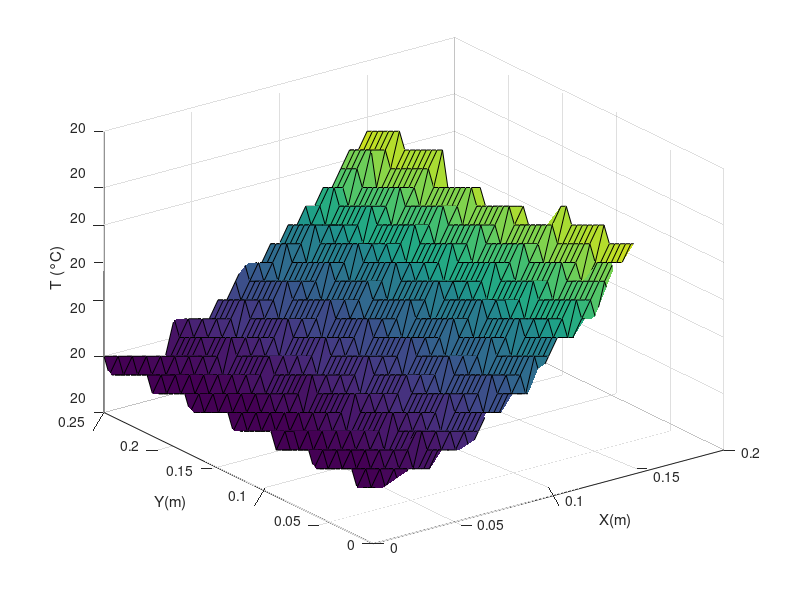

This figure's MATLAB source:
clear all
clear vars
clc

%Dati
Ly=25e-2;
Lx=15e-2;
Lx1=Lx/3;
Lx2=Lx-Lx1;
Ta=20;
ha=20;
Tc=5;
cond=2;

%% Mappa di temperatura in condizioni stazionarie
%Discretizzazione
dx=5e-3;
dy=dx;

x1=(0:dx:Lx1)';
nx1=length(x1);
x2=(0:dx:Lx2)';
nx2=length(x2);

xx=(0:dx:Lx)';
nx=length(xx);
yy=(0:dy:Ly)';
ny=length(yy);

ntot=nx*ny;

[xmat,ymat]=meshgrid(xx,yy);

%Matrice
AA=sparse([],[],[],ntot,ntot,5*ntot);
bb=zeros(ntot,1);

for ii=2:nx-1
    for jj=2:ny-1
        kk=ii+(jj-1)*nx;
        kn=kk-1;
        ks=kk+1;
        ko=kk-nx;
        ke=kk+nx;
        AA(kk,kk)=-2*cond*(1/dx^2+1/dy^2);
        AA(kk,kn)=cond/dx^2;
        AA(kk,ks)=cond/dx^2;
        AA(kk,ko)=cond/dy^2;
        AA(kk,ke)=cond/dy^2;
    end
end

%Bordi
%Nord condizione di neumann adiabatica
% kk=1:nx:ntot;
% AA(kk,:)=0;
ii=1;
for jj=2:ny-1
    kk=ii+(jj-1)*nx;
    kn=kk-1;
    ks=kk+1;
    ko=kk-nx;
    ke=kk+nx;
    AA(kk,kk)=-2*cond*(1/dx^2+1/dy^2);
    AA(kk,ks)=2*cond/dx^2;
    AA(kk,ke)=cond/dy^2;
    AA(kk,ko)=cond/dy^2;
    bb(kk)=0;
end

%Sud condizione di Robin
ii=nx;
for jj=2:ny-1
    kk=ii+(jj-1)*nx;
    kn=kk-1;
    ks=kk+1;
    ko=kk-nx;
    ke=kk+nx;
    AA(kk,kk)=-2*cond*(1/dx^2+1/dy^2)-ha/dx;
    AA(kk,kn)=2*cond/dx^2;
    AA(kk,ko)=cond/dy^2;
    AA(kk,ke)=cond/dy^2;
    bb(kk)=-ha/dx*Ta;
end

%Ovest Neumann adiabatico
jj=1;
for ii=2:nx-1
    kk=ii+(jj-1)*nx;
    kn=kk-1;
    ks=kk+1;
    ko=kk-nx;
    ke=kk+nx;
    AA(kk,kk)=-2*cond*(1/dx^2+1/dy^2);
    AA(kk,ks)=cond/dx^2;
    AA(kk,kn)=cond/dx^2;
    AA(kk,ke)=2*cond/dy^2;
    bb(kk)=0;
end

%Est divisa tra adiabatica e temperatura imposta
jj=ny;
for ii=2:nx1-1
    kk=ii+(jj-1)*nx;
    kn=kk-1;
    ks=kk+1;
    ko=kk-nx;
    ke=kk+nx;
    AA(kk,kk)=-2*cond*(1/dx^2+1/dy^2);
    AA(kk,kn)=cond/dx^2;
    AA(kk,ks)=cond/dx^2;
    AA(kk,ko)=2*cond/dy^2;
    bb(kk)=0;
end
for ii=nx1:nx2
    kk=ii+(jj-1)*nx;
    AA(kk,kk)=1;
    bb(kk)=Tc;
end
for ii=nx2+1:nx-1
    kk=ii+(jj-1)*nx;
    kn=kk-1;
    ks=kk+1;
    ko=kk-nx;
    ke=kk+nx;
    AA(kk,kk)=-2*cond*(1/dx^2+1/dy^2);
    AA(kk,kn)=cond/dx^2;
    AA(kk,ks)=cond/dx^2;
    AA(kk,ko)=2*cond/dy^2;
    bb(kk)=0;
end

%Nodi
kk=nx;
AA(kk,:)=0;
AA(kk,kk)=-cond*(1/dx^2+1/dy^2)-ha/dx;
AA(kk,kk-1)=cond/dx^2;
AA(kk,kk+nx)=cond/dy^2;
bb(kk)=-ha/dx*Ta;
kk=ntot;
AA(kk,:)=0;
AA(kk,kk)=-cond*(1/dx^2+1/dy^2)-ha/dx;
AA(kk,kk-1)=cond/dx^2;
AA(kk,kk-nx)=cond/dy^2;
bb(kk)=-ha/dx*Ta;
kk=1;
AA(kk,:)=0;
AA(kk,kk)=-cond*(1/dx^2+1/dy^2);
AA(kk,kk+1)=cond/dx^2;
AA(kk,kk+nx)=cond/dy^2;
bb(kk)=0;
kk=ntot-nx+1;
AA(kk,kk)=-cond*(1/dx^2+1/dy^2);
AA(kk,kk+1)=cond/dx^2;
AA(kk,kk-nx)=cond/dy^2;
bb(kk)=0;

TT=AA\bb;

%% Transitorio
dt=10000;
rho=8000;
cp=500;
BB=eye(length(AA))-AA*dt/rho/cp;

%Bordi
%Nord condizione di neumann adiabatica
% kk=1:nx:ntot;
% AA(kk,:)=0;
ii=1;
for jj=2:ny-1
    kk=ii+(jj-1)*nx;
    kn=kk-1;
    ks=kk+1;
    ko=kk-nx;
    ke=kk+nx;
    BB(kk,kk)=-2*cond*(1/dx^2+1/dy^2);
    BB(kk,ks)=2*cond/dx^2;
    BB(kk,ke)=cond/dy^2;
    BB(kk,ko)=cond/dy^2;
end

%Sud condizione di Robin
ii=nx;
for jj=2:ny-1
    kk=ii+(jj-1)*nx;
    kn=kk-1;
    ks=kk+1;
    ko=kk-nx;
    ke=kk+nx;
    BB(kk,kk)=-2*cond*(1/dx^2+1/dy^2)-ha/dx;
    BB(kk,kn)=2*cond/dx^2;
    BB(kk,ko)=cond/dy^2;
    BB(kk,ke)=cond/dy^2;
end

%Ovest Neumann adiabatico
jj=1;
for ii=2:nx-1
    kk=ii+(jj-1)*nx;
    kn=kk-1;
    ks=kk+1;
    ko=kk-nx;
    ke=kk+nx;
    BB(kk,kk)=-2*cond*(1/dx^2+1/dy^2);
    BB(kk,ks)=cond/dx^2;
    BB(kk,kn)=cond/dx^2;
    BB(kk,ke)=2*cond/dy^2;
end

%Est divisa tra adiabatica e temperatura imposta
jj=ny;
for ii=2:nx-1
    kk=ii+(jj-1)*nx;
    kn=kk-1;
    ks=kk+1;
    ko=kk-nx;
    ke=kk+nx;
    BB(kk,kk)=-2*cond*(1/dx^2+1/dy^2);
    BB(kk,kn)=cond/dx^2;
    BB(kk,ks)=cond/dx^2;
    BB(kk,ko)=2*cond/dy^2;
end
%Nodi
kk=nx;
BB(kk,:)=0;
BB(kk,kk)=-cond*(1/dx^2+1/dy^2)-ha/dx;
BB(kk,kk-1)=cond/dx^2;
BB(kk,kk+nx)=cond/dy^2;

kk=ntot;
BB(kk,:)=0;
BB(kk,kk)=-cond*(1/dx^2+1/dy^2)-ha/dx;
BB(kk,kk-1)=cond/dx^2;
BB(kk,kk-nx)=cond/dy^2;

kk=1;
BB(kk,:)=0;
BB(kk,kk)=-cond*(1/dx^2+1/dy^2);
BB(kk,kk+1)=cond/dx^2;
BB(kk,kk+nx)=cond/dy^2;

kk=ntot-nx+1;
BB(kk,:)=0;
BB(kk,kk)=-cond*(1/dx^2+1/dy^2);
BB(kk,kk+1)=cond/dx^2;
BB(kk,kk-nx)=cond/dy^2;

Told=TT;
tt(1)=dt;
toll=1e-5;
err=toll*10;
iter=1;
TaOld=Told(1);
while err>toll
    iter=iter+1;
    tt(iter)=tt(iter-1)+100;
    dd=Told+bb*dt/(rho*cp);
    %Nord condizione di neumann adiabatica
    % kk=1:nx:ntot;
    % AA(kk,:)=0;
    ii=1;
    for jj=2:ny-1
        kk=ii+(jj-1)*nx;
        dd(kk)=0;
    end
    
    %Sud condizione di Robin
    ii=nx;
    for jj=2:ny-1
        kk=ii+(jj-1)*nx;
        dd(kk)=-ha/dx*Ta;
    end
    
    %Ovest Neumann adiabatico
    jj=1;
    for ii=2:nx-1
        kk=ii+(jj-1)*nx;
        dd(kk)=0;
    end
    
    %Est divisa tra adiabatica e temperatura imposta
    jj=ny;
    for ii=2:nx-1
        kk=ii+(jj-1)*nx;
        dd(kk)=0;
    end
    %Nodi
    kk=nx;
    dd(kk)=-ha/dx*Ta;
    kk=ntot;
    dd(kk)=-ha/dx*Ta;
    kk=1;
    dd(kk)=0;
    kk=ntot-nx+1;
    dd(kk)=0;
    T0=BB\dd;
    err=norm(TaOld-T0(1));
    Told=T0;
    TaOld=Told(1);
end
figure(1)
Tplot=reshape(T0,nx,ny);
surf(xmat',ymat',Tplot)
xlabel('X(m)')
ylabel('Y(m)')
zlabel('T (°C)')
